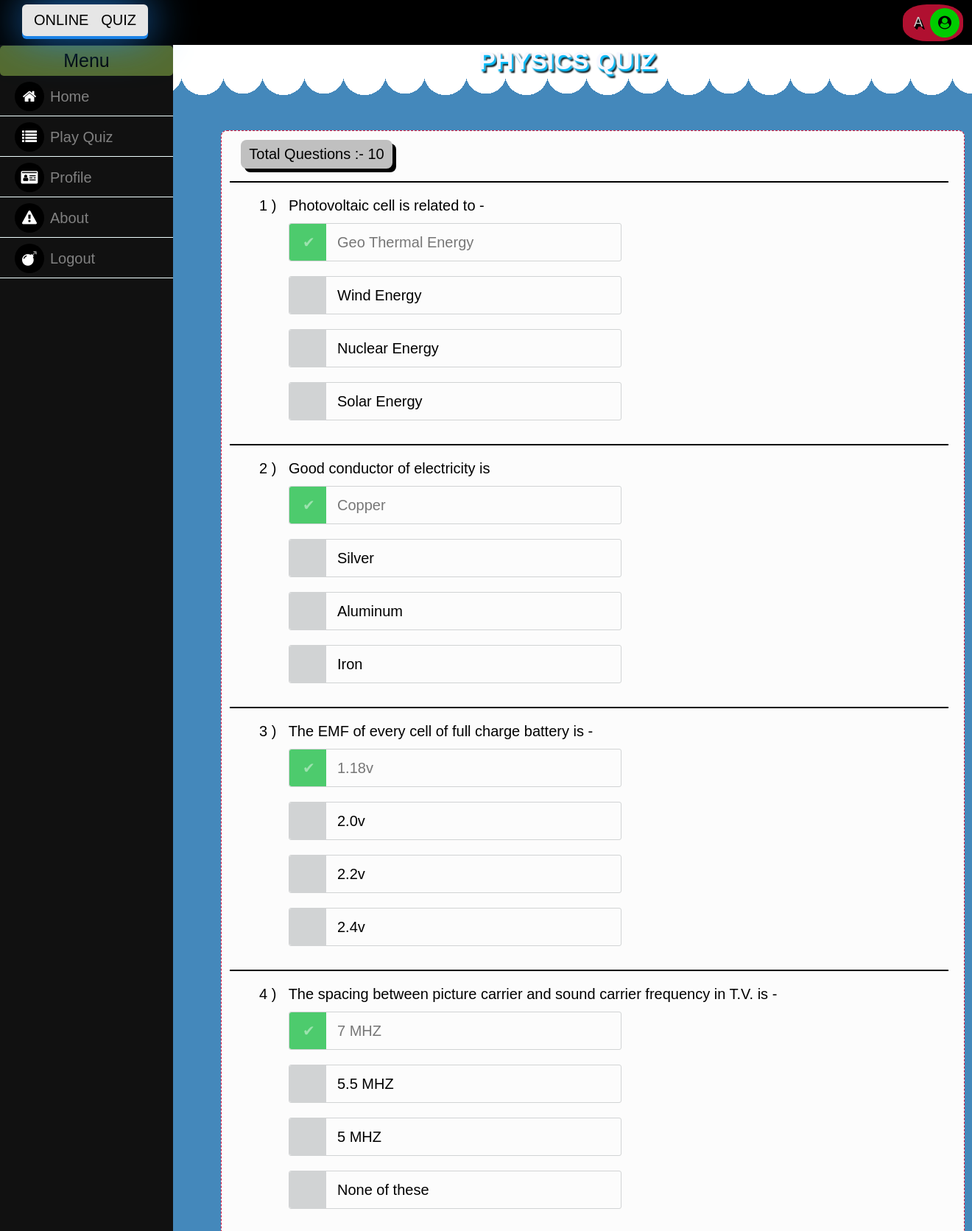
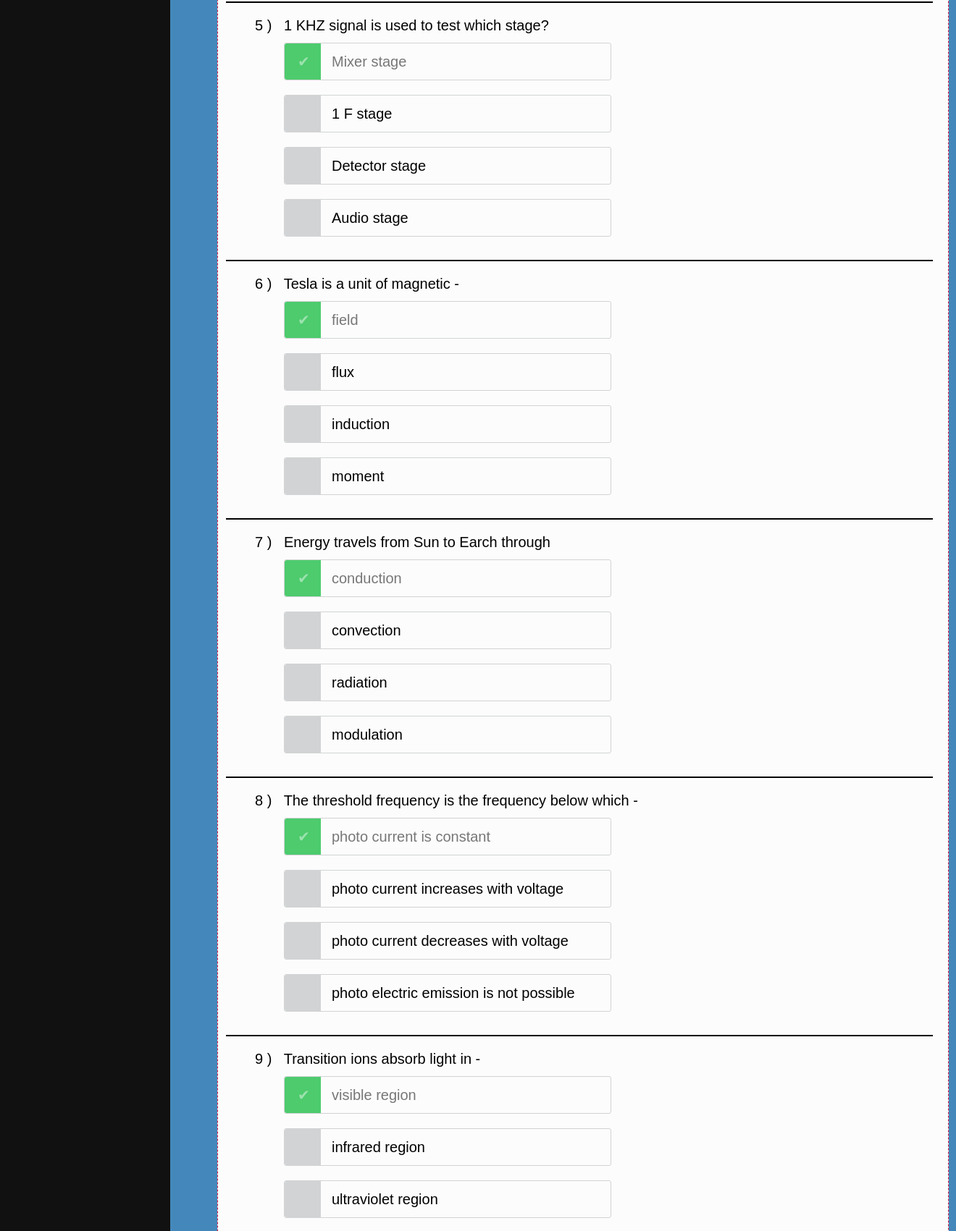
The app's page /display.php?sid=13 (signed in, upper part) with its own data (2 pictures, top to bottom).
### tables this page shows
CREATE TABLE `subject` (
  `subid` int(11) NOT NULL,
  `subname` varchar(200) DEFAULT NULL,
  `duration` int(45) DEFAULT NULL,
  `state` tinyint(4) DEFAULT NULL
);

CREATE TABLE `questions` (
  `questid` int(11) NOT NULL,
  `subject_subid` int(11) NOT NULL,
  `quest` varchar(255) DEFAULT NULL,
  `option1` varchar(200) NOT NULL,
  `option2` varchar(200) NOT NULL,
  `option3` varchar(200) NOT NULL,
  `option4` varchar(200) NOT NULL
);

### display.php (the view, shortened to what this page needs)
<?php
if(!isset($_SESSION["sees_user"]))  {
    header("location:index.php");
} else {
?>
<!doctype html>
<html>
<head>
<link rel="stylesheet" href="css/display1.css">
<link rel="stylesheet" href="https://maxcdn.bootstrapcdn.com/font-awesome/4.7.0/css/font-awesome.min.css">
</head>
<body>
<div class="menu">
	<div class="menubar">
		<p>Menu</p>
	</div class="navbar">
		<a href="home.php" class="linkref"><i class="fa fa-home" aria-hidden="true"></i>Home</a>
		<a href="categories.php" class="linkref"><i class="fa fa-list" aria-hidden="true"></i>Play Quiz</a>
		<a href="profile.php" class="linkref"><i class="fa fa-id-card" aria-hidden="true"></i>Profile</a>
		<a href="about.php" class="linkref"><i class="fa fa-exclamation-triangle" aria-hidden="true"></i>About</a>
		<a href="logout.php" class="linkref"><i class="fa fa-bomb" aria-hidden="true"></i>Logout</a>
</div>
<div class="nav" id="sticky">
	<span id="logo">Online&nbsp&nbsp&nbspQuiz</span>
	<span class="user"><span class="seeuser"><?=$_SESSION['sees_user'];?></span><i class="fa fa-user-circle" aria-hidden="true"></i></span>
</div>
<div class="main">
	 <?php
        $con=mysqli_connect('localhost','root','') or die(mysql_error());
        mysqli_select_db($con,'quiz') or die("cannot select DB");
        if(isset($_GET['sid'])) {
        	$id=$_GET['sid'];
            $query=mysqli_query($con,"SELECT * FROM subject");
        }
        while ($row=mysqli_fetch_array($query)) {
            if ($id==$row['subid']) {
?>
<div class="head">
	<?php echo $row['subname']; ?> Quiz
</div>
<?php
}
}
?>
<div class="content">
	<table>
	 <?php
        $con=mysqli_connect('localhost','root','') or die(mysql_error());
        mysqli_select_db($con,'quiz') or die("cannot select DB");
        echo "<tr>
	<td><span class='qno'>Total Questions :- 10</span></td></tr>";
            $get=mysqli_query($con,"SELECT * FROM questions WHERE subject_subid='$id' ORDER BY RAND() LIMIT 10");
        $questno=0;
echo"<form action='action.php?sid=".$id."' method='POST'>";
        $count=0;
        while ($row=mysqli_fetch_array($get)) {
        $quest=$row['quest'];
        $opt1=$row['option1'];
        $opt2=$row['option2'];
        $opt3=$row['option3'];
        $opt4=$row['option4'];
$questno++;
echo"<tr>
	<td><span class='txt'> $questno ) &nbsp $quest</span></td>
</tr>";
$count=$count+1;
echo"<tr>";
	echo"<td><div class='select'>
<input type='radio' name='radio".$questno."' id='radio".$count."' value='".$opt1."' class='radio'  checked/>
<label for='radio".$count."'>$opt1</label>
</div>";
$count=$count+1;
echo"<div class='select'>
<input type='radio' name='radio".$questno."' id='radio".$count."' value='".$opt2."' class='radio'/>
<label for='radio".$count."'>$opt2</label>
</div>";
$count=$count+1;
echo"<div class='select'>
<input type='radio' name='radio".$questno."' id='radio".$count."' value='".$opt3."' class='radio'/>
<label for='radio".$count."'>$opt3</label>
</div>";
$count=$count+1;
echo"<div class='select'>
<input type='radio' name='radio".$questno."' id='radio".$count."' value='".$opt4."' class='radio'/>
<label for='radio".$count."'>$opt4</label>
</div>";
echo"</td>";
echo"</tr>";
	}
	?>
</div>
</div>
</body>
</html>
<?php
}
?>

### css/display1.css (style rules this page uses)
body { margin: 0px; border: 0px; font-family: Arial, Helvetica, sans-serif; font-size: 17px; background: linear-gradient(#ffffff 50%, rgba(255,255,255,0) 0) 0 0, radial-gradient(circle closest-side, #FFFFFF 53%, rgba(255,255,255,0) 0) 0 0, radial-gradient(circle closest-side, #FFFFFF 50%, rgba(255,255,255,0) 0) 55px 0 #48B; background-size:110px 200px; background-repeat:repeat-x; }
.menu { color: #fff; height: 100%; width: 235px; position: fixed; z-index: 1; top: 0px; left: 0px; background-color: #111; overflow-x: hidden; font-family: sans-serif; font-size: 18px; }
.menu .fa { background-color: #000; color: #fff; width: 40px; height: 40px; text-align: center; line-height: 40px; border-radius: 50%; margin-right: 8px; }
.menubar p { font-size: 25px; color: #000; padding: 6px 0px 6px 0px; width: 100%; text-align: center; border-radius: 5px; margin-top: 62px; background-color: #556b2f; margin-bottom: 2px; }
.menu a { padding: 6px 0px 6px 20px; text-decoration: none; font-size: 20px; color: #818181; display: block; border: none; background: none; width: 92%; text-align: left; cursor: pointer; outline: none; border-bottom: solid 1px #f0ffff; margin-bottom: 2px; }
.nav { height: 61px; background-color: #000; }
#sticky { position: fixed; top: 0; z-index: 100; width: 100%; }
#logo { text-transform: uppercase; background-color: #fff; color: #000; padding: 10px 16px ; border-radius: 6px; font-family: arial; font-size: 20px; mix-blend-mode: screen; box-shadow: 0 4px #1e90ff, 0 0 60px #1e90ff; opacity: 0.9; margin-left: 30px; }
.user { color: #fff; font-family: sans-serif; font-size: 18px; float: right; color: #fff; padding: 5px; border-radius: 40%; background-color: #dc143c; opacity: 0.8; margin-right: 12px; }
.user .fa { background-color: #00ff00; color: #000; width: 40px; height: 40px; text-align: center; line-height: 40px; border-radius: 50%; }
.seeuser { margin-right: 10px; text-transform: uppercase; margin-top: 9px; text-shadow: 1px 2px 0px #000, 2px 3px 0px #000, 3px 4px 0px #000; }
span { float: left; margin: 6px 0px 0px 10px; }
.main { margin-left: 300px; margin-right: 80px; font-size: 20px; margin-top:63px; margin-bottom: 2px }
.head { font-size: 34px; color: #f8f8ff; font-weight: 700; text-align: center; margin-bottom: 75px; text-shadow: 2px 3px 2px #00bfff, 3px 2px 2px #999, 4px 5px 2px #000; text-transform: uppercase; }
table { width: 100%; margin-left: 0px; }
table, th, td { border-collapse: collapse; padding: 10px 0 10 0; }
.content { width: 1008px; height: auto; margin-top: 20px; background-color: #fcfcfc; outline: 1px solid #2f4f4f; outline-style: span; padding-top: 5px; padding-bottom: 40px; margin-bottom: 80px; border-radius: 8px; outline: none; border-style: dashed; border-color: #dc143c; border-width: 1.2px; }
.qno { margin-left: 25px; margin-bottom: -5px; width: 190px; height: auto; padding: 8px; text-align: center; border-radius: 8px; background-color: #c0c0c0; box-shadow: 5px 5px #000; }
.txt { padding-left: 40px; margin-top: 20px; border-top: solid 2px; padding-top: 20px; width: 93%; }
.select { clear: both; margin: 0 90px; }
label { width: 450px; border-radius: 3px; border: 1px solid #D1D3D4 }
input.radio:empty ~ label { position: relative; float: left; line-height: 2.5em; text-indent: 3.25em; margin-top: 10px; margin-bottom: 10px; cursor: pointer; -webkit-user-select: none; -moz-user-select: none; -ms-user-select: none; user-select: none; }
input.radio:empty ~ label:before { position: absolute; display: block; top: 0; bottom: 0; left: 0; content: ''; width: 2.5em; background: #D1D3D4; border-radius: 3px 0 0 3px; }
input.radio:checked ~ label:before { content:'\2714'; text-indent: .9em; color: #9CE2AE; background-color: #4DCB6D; }
input.radio:checked ~ label { color: #777; }

### records on screen
subject: subname "PHYSICS"
questions: quest "Photovoltaic cell is related to -", option1 "Geo Thermal Energy", option2 "Wind Energy", option3 "Nuclear Energy", option4 "Solar Energy"
questions: quest "Good conductor of electricity is", option1 "Copper", option2 "Silver", option3 "Aluminum", option4 "Iron"
questions: quest "The EMF of every cell of full charge battery is -", option1 "1.18v", option2 "2.0v", option3 "2.2v", option4 "2.4v"
questions: quest "The spacing between picture carrier and sound carrier frequency in T.V. is -", option1 "7 MHZ", option2 "5.5 MHZ", option3 "5 MHZ", option4 "None of these"
questions: quest "1 KHZ signal is used to test which stage?", option1 "Mixer stage", option2 "1 F stage", option3 "Detector stage", option4 "Audio stage"
questions: quest "Tesla is a unit of magnetic -", option1 "field", option2 "flux", option3 "induction", option4 "moment"
questions: quest "Energy travels from Sun to Earch through", option1 "conduction", option2 "convection", option3 "radiation", option4 "modulation"
questions: quest "The threshold frequency is the frequency below which -", option1 "photo current is constant", option2 "photo current increases with voltage", option3 "photo current decreases with voltage", option4 "photo electric emission is not possible"
questions: quest "Transition ions absorb light in -", option1 "visible region", option2 "infrared region", option3 "ultraviolet region"

### other values on screen
$_SESSION['sees_user'] "A"
